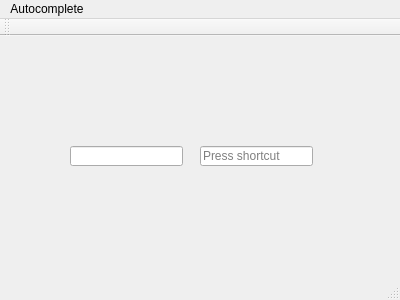
<?xml version="1.0" encoding="UTF-8"?>
<ui version="4.0">
 <class>MainWindow</class>
 <widget class="QMainWindow" name="MainWindow">
  <property name="geometry">
   <rect>
    <x>0</x>
    <y>0</y>
    <width>400</width>
    <height>300</height>
   </rect>
  </property>
  <property name="windowTitle">
   <string>Autocomplete</string>
  </property>
  <widget class="QWidget" name="centralWidget">
   <widget class="QLineEdit" name="lineEdit">
    <property name="geometry">
     <rect>
      <x>70</x>
      <y>110</y>
      <width>113</width>
      <height>20</height>
     </rect>
    </property>
   </widget>
   <widget class="QKeySequenceEdit" name="keySequenceEdit">
    <property name="geometry">
     <rect>
      <x>200</x>
      <y>110</y>
      <width>113</width>
      <height>20</height>
     </rect>
    </property>
   </widget>
  </widget>
  <widget class="QMenuBar" name="menuBar">
   <property name="geometry">
    <rect>
     <x>0</x>
     <y>0</y>
     <width>400</width>
     <height>21</height>
    </rect>
   </property>
   <widget class="QMenu" name="menuAutocomplete">
    <property name="title">
     <string>Autocomplete</string>
    </property>
   </widget>
   <addaction name="menuAutocomplete"/>
  </widget>
  <widget class="QToolBar" name="mainToolBar">
   <attribute name="toolBarArea">
    <enum>TopToolBarArea</enum>
   </attribute>
   <attribute name="toolBarBreak">
    <bool>false</bool>
   </attribute>
  </widget>
  <widget class="QStatusBar" name="statusBar"/>
 </widget>
 <layoutdefault spacing="6" margin="11"/>
 <resources/>
 <connections/>
</ui>
